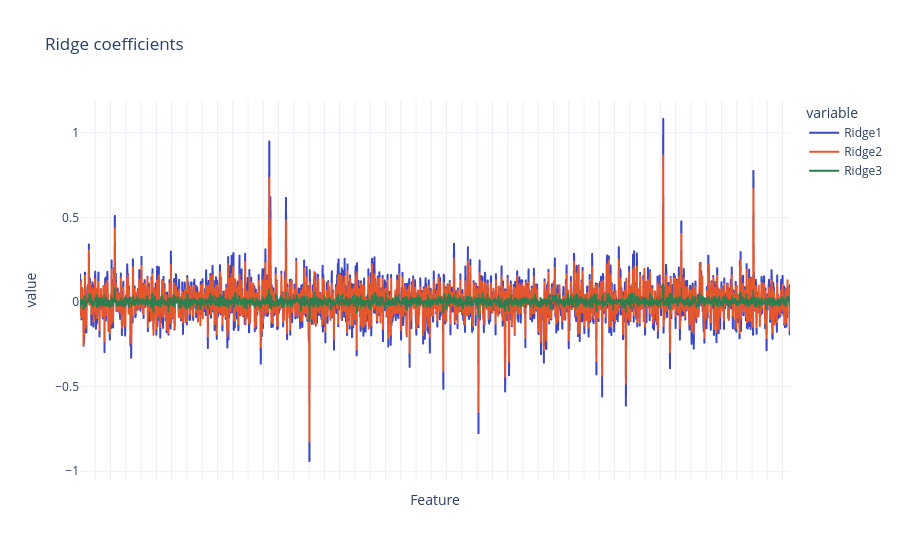

Notebook code cell kept with this figure:
### Markdown cell above
11. Store the coefficients of the three Ridge models in a DataFrame, and plot them in the same figure. What do you notice?

### Code cell
coefficients_ridge = pd.DataFrame({
    "Feature": X.columns,
    "Ridge1": ridge1.coef_,
    "Ridge2": ridge2.coef_,
    "Ridge3": ridge3.coef_,
})
fig = px.line(coefficients_ridge, x="Feature", y=["Ridge1", "Ridge2", "Ridge3"], title="Ridge coefficients")
fig.update_xaxes(showticklabels=False)
fig.show()

### Figure 1 — Plotly figure (JSON) as saved in the notebook; plotly's stock layout.template omitted (floating-point values rounded to 4 significant figures; data arrays with more than 128 entries replaced by an {"elided": "..."} marker saying what was removed)
{"data": [{"hovertemplate": "variable=Ridge1<br>Feature=%{x}<br>value=%{y}<extra></extra>", "legendgroup": "Ridge1", "line": {"color": "#3B47C4", "dash": "solid"}, "marker": {"symbol": "circle"}, "mode": "lines", "name": "Ridge1", "showlegend": true, "type": "scattergl", "x": {"elided": "2000 str values"}, "xaxis": "x", "y": {"elided": "2000 float values"}, "yaxis": "y"}, {"hovertemplate": "variable=Ridge2<br>Feature=%{x}<br>value=%{y}<extra></extra>", "legendgroup": "Ridge2", "line": {"color": "#E4572E", "dash": "solid"}, "marker": {"symbol": "circle"}, "mode": "lines", "name": "Ridge2", "showlegend": true, "type": "scattergl", "x": {"elided": "2000 str values"}, "xaxis": "x", "y": {"elided": "2000 float values"}, "yaxis": "y"}, {"hovertemplate": "variable=Ridge3<br>Feature=%{x}<br>value=%{y}<extra></extra>", "legendgroup": "Ridge3", "line": {"color": "#2E7D4F", "dash": "solid"}, "marker": {"symbol": "circle"}, "mode": "lines", "name": "Ridge3", "showlegend": true, "type": "scattergl", "x": {"elided": "2000 str values"}, "xaxis": "x", "y": {"elided": "2000 float values"}, "yaxis": "y"}], "layout": {"legend": {"title": {"text": "variable"}, "tracegroupgap": 0}, "title": {"text": "Ridge coefficients"}, "xaxis": {"anchor": "y", "domain": [0.0, 1.0], "showticklabels": false, "title": {"text": "Feature"}}, "yaxis": {"anchor": "x", "domain": [0.0, 1.0], "title": {"text": "value"}}}}
